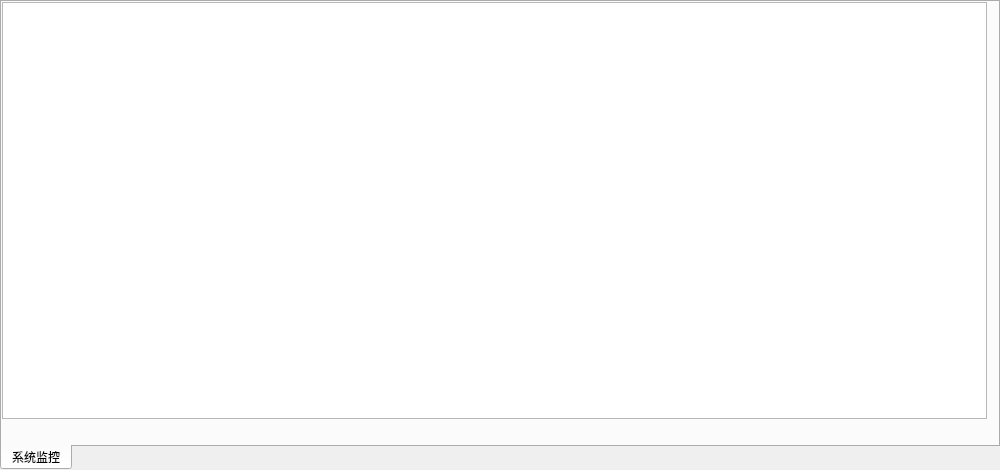
<?xml version="1.0" encoding="UTF-8"?>
<ui version="4.0">
 <class>ReceiverMonitorWidget</class>
 <widget class="QTabWidget" name="ReceiverMonitorWidget">
  <property name="geometry">
   <rect>
    <x>0</x>
    <y>0</y>
    <width>1000</width>
    <height>470</height>
   </rect>
  </property>
  <property name="windowTitle">
   <string>TabWidget</string>
  </property>
  <property name="tabPosition">
   <enum>QTabWidget::South</enum>
  </property>
  <property name="currentIndex">
   <number>0</number>
  </property>
  <widget class="QWidget" name="tab">
   <attribute name="title">
    <string>系统监控</string>
   </attribute>
   <widget class="QGraphicsView" name="monitorView">
    <property name="geometry">
     <rect>
      <x>0</x>
      <y>0</y>
      <width>985</width>
      <height>417</height>
     </rect>
    </property>
   </widget>
  </widget>
 </widget>
 <resources/>
 <connections/>
</ui>
